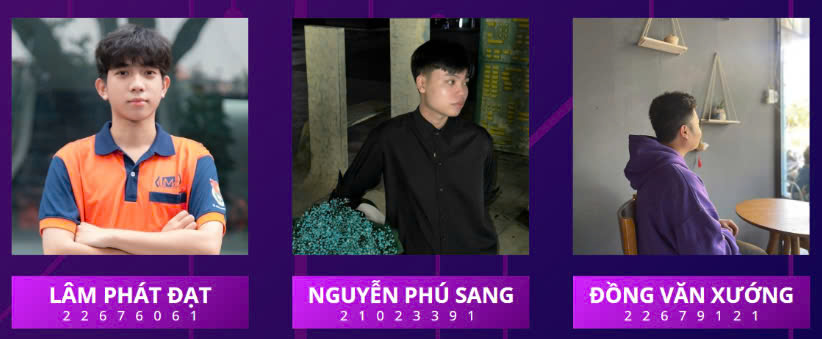
#> input picture Project-1/gr.jpg, 822 x 339 px, found by its file name
$ jupyter execute Nhom19_Project1_XuLyAnh.ipynb
#> lines starting #> are read from the running program, lines starting #| are printed output that depends on the picture; after the words box and inside, x2 and y2 are one past the last pixel; in counts of white or black regions, pixels touching at a corner belong together
### Project 1 - Nhóm thực hiện: 19
### Thành viên
1. Nguyễn Phú Sang
2. Lâm Phát Đạt
3. Đồng Văn Xướng

#### Khai báo thư viện

[cell 1]
import cv2
import numpy as np
import matplotlib.pyplot as plt

#### Checkred Board

[cell 2]
rows, cols = 8, 8
cell_size = 100
HinhCaro = np.zeros((rows * cell_size, cols * cell_size), dtype=np.uint8)
for row in range(rows):
    for col in range(cols):
        if (row + col) % 2 == 0:
            HinhCaro[row * cell_size:(row + 1) * cell_size, col * cell_size:(col + 1) * cell_size] = 255
plt.imshow(HinhCaro, cmap='gray')
plt.axis('off')
plt.show()

#### Color Corection

[cell 3]
iname = "D:\Xu ly anh\Project 1\gr.jpg"
image = cv2.imread(iname)
#> image is the input picture: shape (339, 822, 3); mean B, G, R 106, 67.2, 96.5
grey_image = image[:,:,0]*0.07 + image[:,:,1]*0.72 + image[:,:,2]*0.21
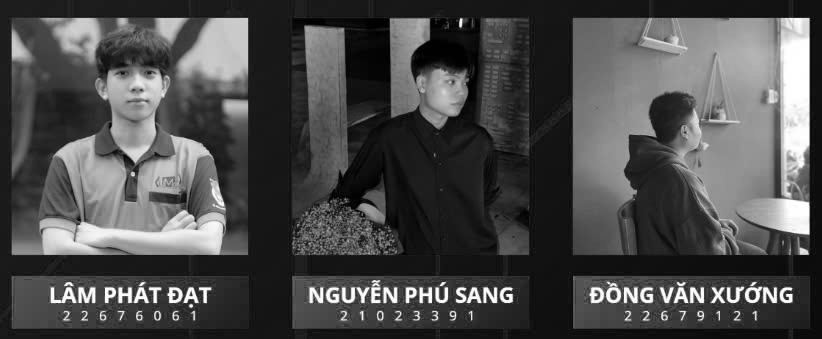
#> grey_image: shape (339, 822) float64; min 0, max 255, mean 76
plt.imshow(grey_image,cmap='gray')
plt.axis('off')
plt.show()
minus_gi= 255-grey_image
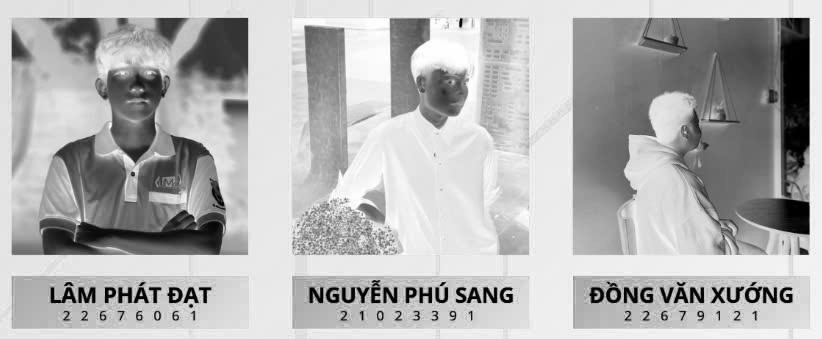
#> minus_gi: shape (339, 822) float64; min 0, max 255, mean 179
plt.imshow(minus_gi,cmap='gray')
plt.axis('off')
plt.show()

#### Rotate Image

[cell 4]
iname = "D:\Xu ly anh\Project 1\gr.jpg"
img = cv2.imread(iname)
def rotate_image(img, angle):
    height, width = img.shape[:2]
    if angle == 90:
        rotated_img = np.zeros((width, height, img.shape[2]), dtype=np.uint8)
        for i in range(height):
            for j in range(width):
                rotated_img[j, height - i - 1] = img[i, j]
    elif angle == 180:
        rotated_img = np.zeros((height, width, img.shape[2]), dtype=np.uint8)
        for i in range(height):
            for j in range(width):
                rotated_img[height - i - 1, width - j - 1] = img[i, j]
    elif angle == 270:
        rotated_img = np.zeros((width, height, img.shape[2]), dtype=np.uint8)
        for i in range(height):
            for j in range(width):
                rotated_img[width - j - 1, i] = img[i, j]
    elif angle == 360 or angle == 0:
        rotated_img = img.copy()
    else:
        raise ValueError("Góc xoay phải là một trong các giá trị: 0, 90, 180, 270, 360")
    return rotated_img
angle = int(input("Nhập số độ xoay (0, 90, 180, 270, 360): "))
#> the answer given: 3
if angle not in [0, 90, 180, 270, 360]:
    print("Góc xoay không hợp lệ. Vui lòng nhập lại.")
else:
    rotated_img = rotate_image(img, angle)
    plt.figure(figsize=(5, 5))
    plt.imshow(cv2.cvtColor(rotated_img, cv2.COLOR_BGR2RGB))
    plt.title(f"Ảnh xoay {angle} độ")
    plt.axis('off')
    plt.show()

#### Color Separation

[cell 5]
# Đọc ảnh dưới dạng nhị phân
img = cv2.imread('dog.jpg', 0)
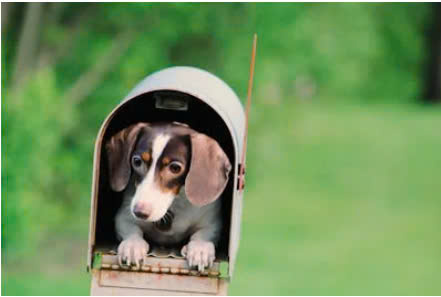
#> input picture Project-1/dog.jpg, 441 x 297 px
#> img: shape (297, 441); min 0, max 255, mean 129.1

# Đặt giá trị ngưỡng
thresh_value = 128
height, width = img.shape
#> height = 297; width = 441

# Tạo ảnh nhị phân bằng cách so sánh từng pixel với giá trị ngưỡng
binary_image = np.zeros((height, width), dtype=np.uint8)
for i in range(height):
    for j in range(width):
        if img[i, j] > thresh_value:
            binary_image[i, j] = 255
        else:
            binary_image[i, j] = 0
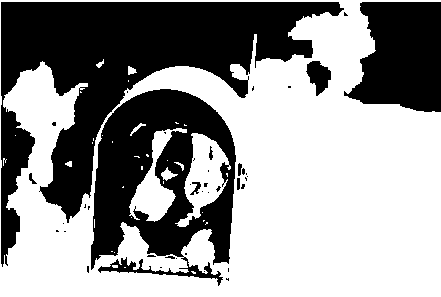
#> binary_image: shape (297, 441); 57.9% white; 41 black regions (32 under 20 px), largest, box (x1, y1, x2, y2) and area: (1, 2, 344, 267) 30029, (91, 89, 236, 286) 16095, (344, 2, 441, 112) 8130

# Hiển thị kết quả
plt.figure()
plt.subplot(121)
plt.title("Original")
plt.axis('off')
plt.imshow(img, cmap='gray')

plt.subplot(122)
plt.title("Separate Object")
plt.axis('off')
plt.imshow(binary_image, cmap='gray')

plt.show()

#### Corner Line

[cell 6]
# Đọc ảnh
img = cv2.imread('dog.jpg')  # Đọc ảnh màu
#> img is the input picture: shape (297, 441, 3); mean B, G, R 90.7, 145.2, 112.3

# Lấy kích thước hình ảnh
height, width, channels = img.shape
#> channels = 3

# Tạo một ma trận mới để vẽ
new_img = np.copy(img)

def draw_thick_line(img, x1, y1, x2, y2, color, thickness):

    # Tính toán độ dốc và độ dài của đường thẳng
#> called with x1 = 0, y1 = 148, x2 = 220, y2 = 0, color = (0, 255, 0), thickness = 10
    dx = x2 - x1
    dy = y2 - y1
    steps = max(abs(dx), abs(dy))

    # Tính bước nhảy trên trục x và y
    x_inc = dx / steps
    y_inc = dy / steps

    # Vẽ từng điểm trên đường thẳng, lặp lại cho các đường song song
    for i in range(-thickness//2, thickness//2):
        x = x1 + i
        y = y1 + i
        for j in range(steps + 1):
            # Kiểm tra xem điểm có nằm trong phạm vi hình ảnh không
            if 0 <= x < img.shape[1] and 0 <= y < img.shape[0]:
                img[int(y), int(x)] = color
            x += x_inc
            y += y_inc

# Vẽ các đường kẻ
draw_thick_line(new_img, 0, height//2, width//2, 0, (0, 255, 0),10)  # Xanh lá
draw_thick_line(new_img, width, height//2, width//2, height, (0, 0, 255),10)  # Đỏ
#> after the loop in draw_thick_line (call 2), `for i in range(-thickness//2, thickness//2):`: img: shape (297, 441, 3); mean B, G, R 87.7, 143.9, 112.8
draw_thick_line(new_img, width//2, 0, width, height//2, (255, 255, 0),40)  # Xanh dương
#> call 3 of draw_thick_line, with x1 = 220, y1 = 0, x2 = 441, y2 = 148, color = (255, 255, 0), thickness = 40
#> after the loop in draw_thick_line (call 3), `for i in range(-thickness//2, thickness//2):`:
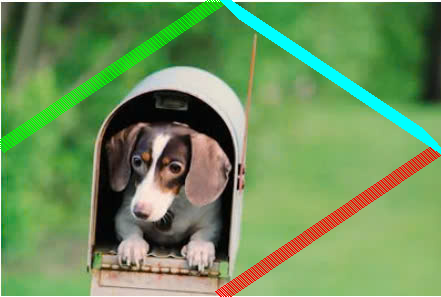
#> img: shape (297, 441, 3); mean B, G, R 91.6, 146.2, 110.6
draw_thick_line(new_img, 0, height//2, width//2, height, (255, 255, 255),40)  # Trắng
#> call 4 of draw_thick_line, with x1 = 0, y1 = 148, x2 = 220, y2 = 297, color = (255, 255, 255), thickness = 40
#> after the loop in draw_thick_line (call 4), `for i in range(-thickness//2, thickness//2):`:
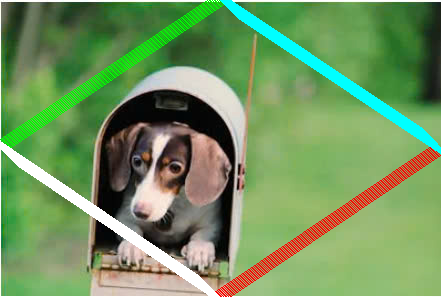
#> img: shape (297, 441, 3); 2.16% of pixels changed, all inside (x1, y1, x2, y2) = (0, 141, 219, 296)

# Hiển thị ảnh bằng matplotlib
plt.imshow(cv2.cvtColor(new_img, cv2.COLOR_BGR2RGB))  # Chuyển đổi từ BGR sang RGB
plt.axis('off')
plt.show()

#### Gradient

[cell 7]
# Khởi tạo kích thước ảnh
height, width = 512, 512  # Đặt kích thước của ảnh là 512x512 pixel

# Tạo ảnh với gradient từ trắng sang đen theo chiều ngang
# Tạo một mảng ảnh với kích thước đã xác định, khởi tạo tất cả các pixel với giá trị 0 (đen)
gradient_img = np.zeros((height, width), dtype=np.uint8)

# Lặp qua từng pixel của ảnh để áp dụng gradient
for y in range(height):  # Duyệt qua từng hàng của ảnh
    for x in range(width):  # Duyệt qua từng cột của ảnh
        # Tính giá trị gradient cho từng pixel tại vị trí (y, x)
        # Tính giá trị x của pixel để điều chỉnh từ trắng (255) sang đen (0)
        gradient_img[y, x] = 255 - (255 * x // (width - 1))

# Hiển thị gradient bằng matplotlib
# Sử dụng matplotlib để hiển thị ảnh với màu xám (grayscale)
plt.imshow(gradient_img, cmap='gray')  # Hiển thị ảnh gradient với màu xám
plt.axis('off')  # Tắt các trục để chỉ hiển thị ảnh
plt.show()  # Hiển thị ảnh ra màn hình
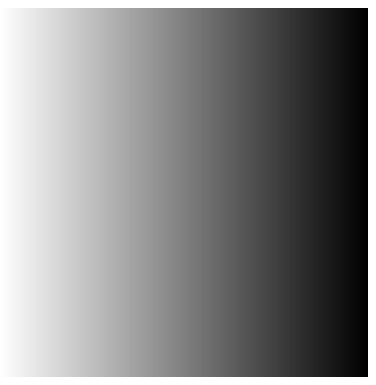
#> figure drawn by matplotlib, 1 panel

#### Letter B

[cell 8]
# Tạo một ảnh trống với kích thước 300x300 pixels, nền trắng
image = np.ones((300, 300, 3), dtype=np.uint8) * 255

# Tạo màu
mau_sac = (0, 0, 0)

# Vẽ phần thân trái của chữ "B"
for i in range(50, 251):
    for j in range(50, 101):
        image[i, j] = mau_sac

# Vẽ phần thanh ngang trên của chữ "B"
for i in range(50, 101):
    for j in range(70, 171):
        image[i, j] = mau_sac

# Vẽ phần thanh ngang giữa của chữ "B"
for i in range(125, 176):
    for j in range(70, 171):
        image[i, j] = mau_sac

# Vẽ phần thanh ngang dưới của chữ "B"
for i in range(200, 251):
    for j in range(70, 171):
        image[i, j] = mau_sac

# Vẽ phần thân phải của chữ "B" phía trên
for i in range(60, 141):
    for j in range(171, 221):
        image[i, j] = mau_sac

# Vẽ phần thân phải của chữ "B" phía dưới
for i in range(160, 241):
    for j in range(171, 221):
        image[i, j] = mau_sac

# Hiển thị hình ảnh
plt.imshow(image)
plt.axis('off')
plt.title('Letter B', fontsize=20)
plt.show()

#### Find Secred By Subtract

[cell 9]
# Thêm ảnh để trừ
image1 = cv2.imread('D:\Xu ly anh\Project 1\circle.png')
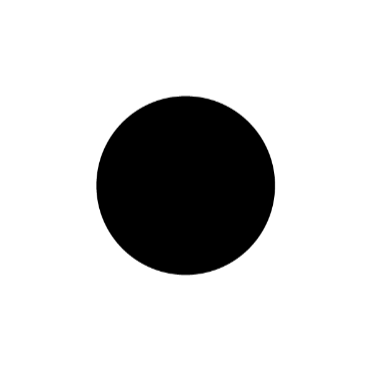
#> input picture Project-1/circle.png, 370 x 370 px, found by its file name
#> image1 is the input picture: shape (370, 370, 3); min 0, max 255, mean 208.2
image2 = cv2.imread('D:\Xu ly anh\Project 1\star.png')
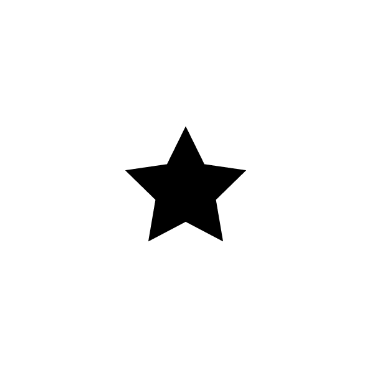
#> input picture Project-1/star.png, 370 x 370 px, found by its file name
#> image2 is the input picture: shape (370, 370, 3); min 0, max 255, mean 243.9
plt.imshow(image1)
plt.title('Image 1')
plt.axis('off')
plt.show()
plt.imshow(image2)
plt.title('Image 2')
plt.axis('off')
plt.show()

# Kiểm tra kích thước 2 ảnh có cùng kích thước hay không
if image1.shape != image2.shape:
    raise ValueError("Hai hình ảnh phải có cùng kích thước")

# Khởi tạo một ảnh với nền trắng
result = np.full_like(image1, [192, 192, 192])

# Trừ 2 ảnh với nhau và giữ lại các phần riêng biệt của chúng
for i in range(image1.shape[0]):
    for j in range(image1.shape[1]):
        # So sánh từng kênh màu của pixel giữa hai ảnh
        # Nếu tất cả các kênh màu của một pixel từ image1 và image2 không bằng nhau, pixel đó từ image1 sẽ được giữ lại trong result.
        # Nền của result sẽ là màu đỏ ở những vị trí mà pixel của image1 và image2 giống nhau.
        if not (image1[i, j, 0] == image2[i, j, 0] and
                image1[i, j, 1] == image2[i, j, 1] and
                image1[i, j, 2] == image2[i, j, 2]):
            result[i, j] = image1[i, j]
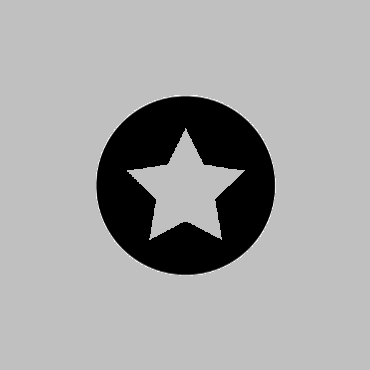
#> result: shape (370, 370, 3); min 0, max 254, mean 165
# Hiển thị
plt.imshow(cv2.cvtColor(result, cv2.COLOR_BGR2RGB))
plt.axis('off')
plt.title('The result after subtracting 2 images')
plt.show()
